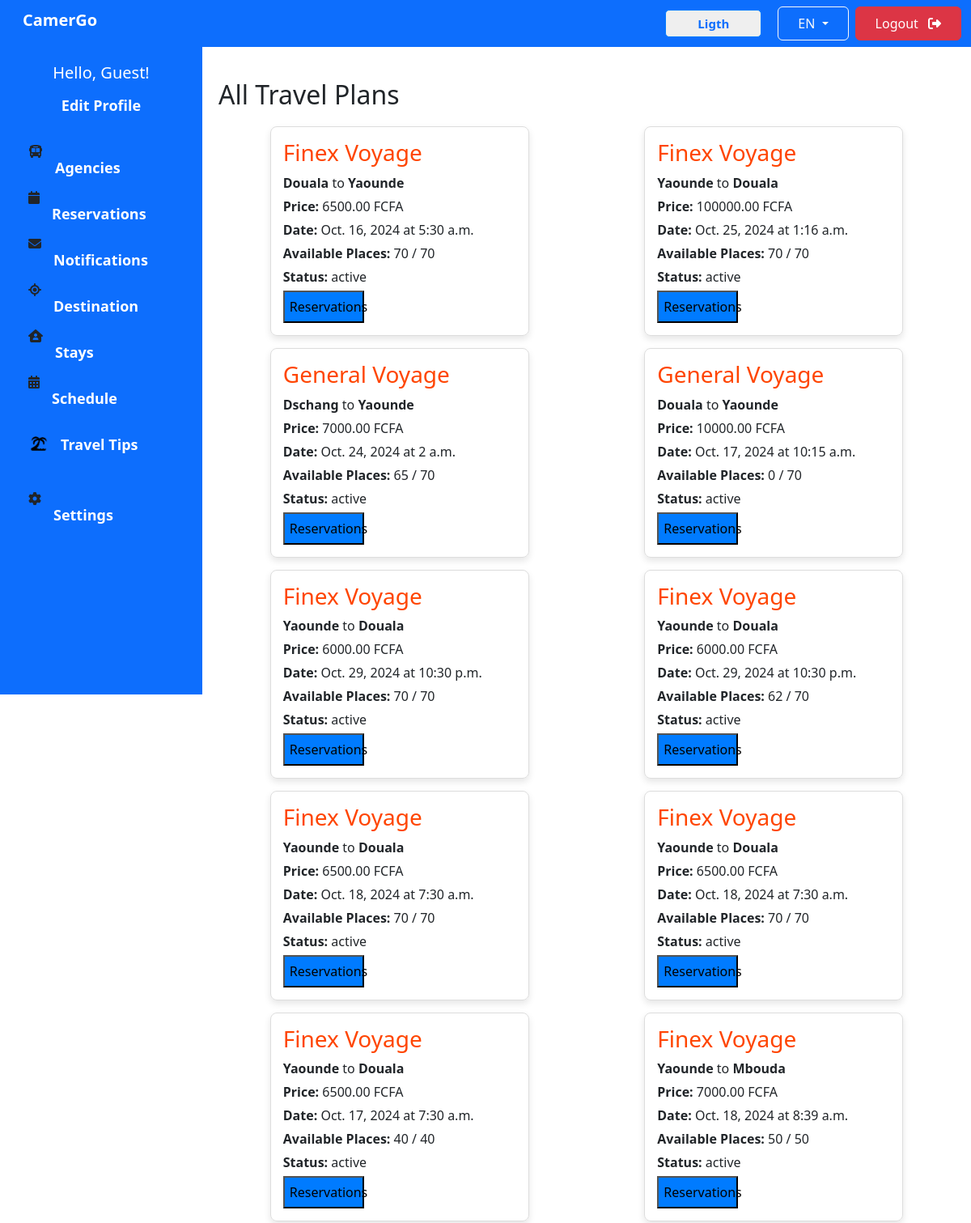
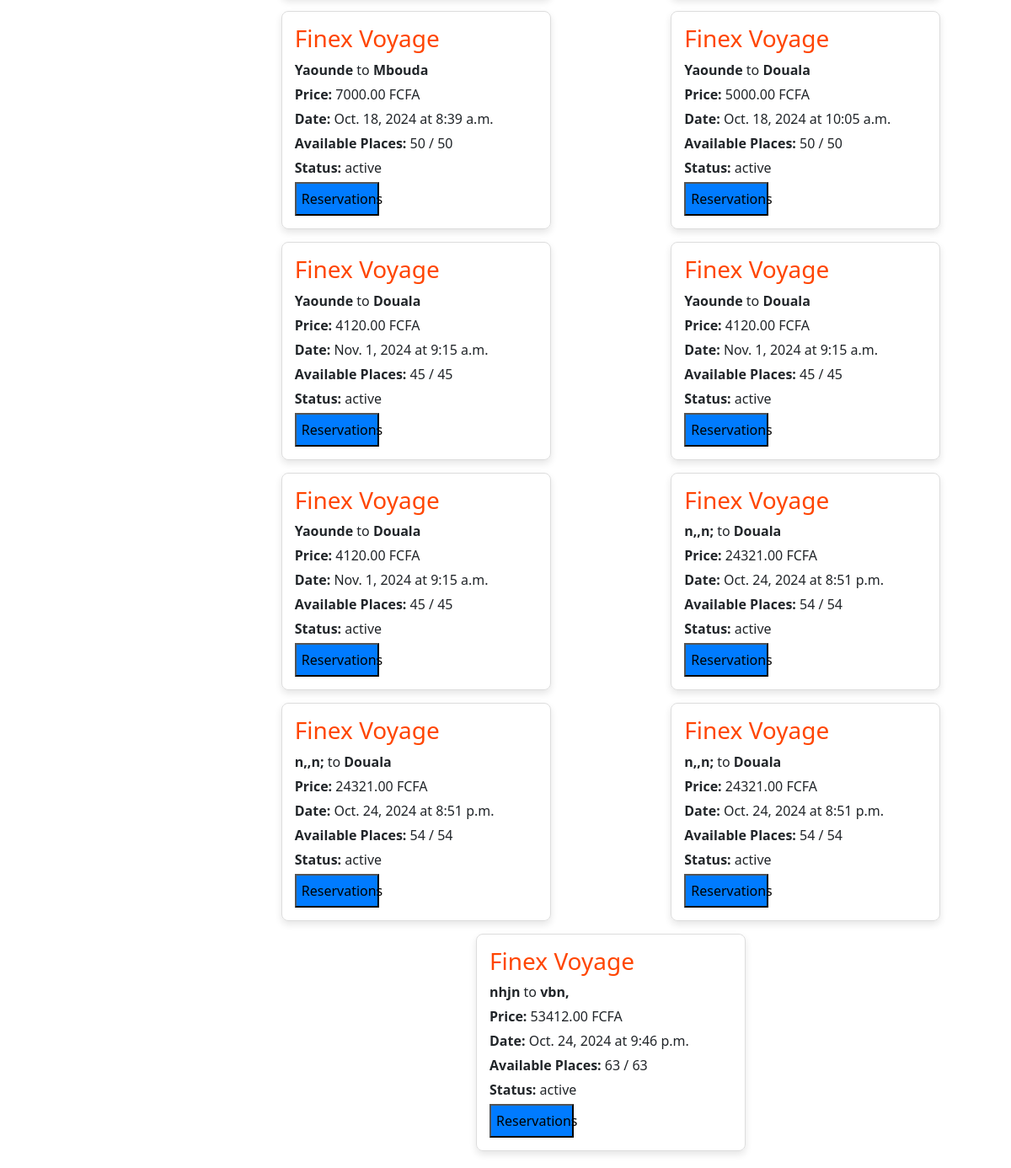
The page /travel-plan/ on the database its author committed (2 pictures, top to bottom).
### accounts/models.py (models this page shows, shortened)
class TravelPlan(models.Model):
    STATUS_CHOICES = [
        ('complete', 'Complete'),
        ('active', 'Active'),
    ]
    departure = models.CharField(max_length=100)
    time = models.TimeField()
    price = models.DecimalField(max_digits=10, decimal_places=2)
    type = models.CharField(max_length=255, default='simple')
    date = models.DateField()
    destination = models.CharField(max_length=100)
    number_of_places = models.PositiveIntegerField()
    number_of_available_places = models.PositiveIntegerField()
    status = models.CharField(max_length=10, choices=STATUS_CHOICES, default='active')
    agency = models.ForeignKey(Agency, on_delete=models.CASCADE)

class Agency(models.Model):
    name = models.CharField(max_length=255)
    image = models.ImageField(upload_to='image/agency/')
    description = models.TextField()
    agency_receptionist = models.ForeignKey(settings.AUTH_USER_MODEL, on_delete=models.SET_NULL,
        null=True, limit_choices_to={'roles': 'agency_receptionist'},related_name='managed_agencies'
    )

### accounts/views.py (the view)
# urls.py: path('travel-plan/', views.list_all_travel_plan, name='list_all_travel_plan'),
def list_all_travel_plan(request):
    travel_plans = TravelPlan.objects.all()
    return render(request, 'pages/UserDashboard/list_all_travel_plans.html', {'travel_plans': travel_plans})

### accounts/templates/pages/UserDashboard/list_all_travel_plans.html
{% extends "pages/UserDashboard/base.html" %}
{% load static %}
{% block content %}
<div class="content">
    <h2>All Travel Plans</h2>
    {% if travel_plans %}
    <div class="travel-plan-list">
        {% for plan in travel_plans %}
        <div class="travel-plan">
            <h3>{{ plan.agency.name }}</h3>
            <p><strong>{{ plan.departure }}</strong> to  <strong>{{ plan.destination }}</strong></p>
            <p><strong>Price:</strong> {{ plan.price }} FCFA</p>
            <p><strong>Date:</strong> {{ plan.date }} at {{ plan.time }}</p>
            <p><strong>Available Places:</strong> {{ plan.number_of_available_places }} / {{ plan.number_of_places }}</p>
            <p><strong>Status:</strong> {{ plan.status }}</p>
            <button><a href="#"></a>Reservations</button>
        </div>
        {% endfor %}
    </div>
    {% else %}
    <p>No travel plans available.</p>
    {% endif %}
</div>
{% endblock %}

### accounts/static/css/UserDashboard/destination.css (style rules this page uses)
body { font-family: "Space Grotesk", sans-serif; }
.content { margin-left: 250px; padding: 20px; }

### accounts/static/css/UserDashboard/agency.css (style rules this page uses)
body { font-family: "Space Grotesk", sans-serif; }
.content { margin-left: 250px; padding: 20px; }
.travel-plan-list { display: flex; flex-wrap: wrap; gap: 15px; justify-content: space-around; margin-top: 20px; }
.travel-plan { border: 1px solid #ddd; border-radius: 8px; padding: 15px; width: 320px; box-shadow: 0px 4px 8px rgba(0, 0, 0, 0.1); }
.travel-plan h3 { margin-top: 0; color: orangered; }
.travel-plan p { margin: 5px 0; }
.travel-plan button { background-color: #007BFF; height: 40px; width: 100px; }

### accounts/static/css/UserDashboard/stays.css (style rules this page uses)
body { font-family: Arial, sans-serif; }
.content { margin-left: 250px; padding: 20px; }
.content { margin-left: 250px; margin-top: 20px; padding: 20px; }

### rows shown on the page
TravelPlan: agency.name "Finex Voyage", departure "Douala", destination "Yaounde", price "6500.00", date "Oct. 16, 2024", time "5:30 a.m.", number_of_available_places "70", number_of_places "70", status "active"
TravelPlan: agency.name "Finex Voyage", departure "Yaounde", destination "Douala", price "100000.00", date "Oct. 25, 2024", time "1:16 a.m.", number_of_available_places "70", number_of_places "70", status "active"
TravelPlan: agency.name "General Voyage", departure "Dschang", destination "Yaounde", price "7000.00", date "Oct. 24, 2024", time "2 a.m.", number_of_available_places "65", number_of_places "70", status "active"
TravelPlan: agency.name "General Voyage", departure "Douala", destination "Yaounde", price "10000.00", date "Oct. 17, 2024", time "10:15 a.m.", number_of_available_places "0", number_of_places "70", status "active"
TravelPlan: agency.name "Finex Voyage", departure "Yaounde", destination "Douala", price "6000.00", date "Oct. 29, 2024", time "10:30 p.m.", number_of_available_places "70", number_of_places "70", status "active"
TravelPlan: agency.name "Finex Voyage", departure "Yaounde", destination "Douala", price "6000.00", date "Oct. 29, 2024", time "10:30 p.m.", number_of_available_places "62", number_of_places "70", status "active"
TravelPlan: agency.name "Finex Voyage", departure "Yaounde", destination "Douala", price "6500.00", date "Oct. 18, 2024", time "7:30 a.m.", number_of_available_places "70", number_of_places "70", status "active"
TravelPlan: agency.name "Finex Voyage", departure "Yaounde", destination "Douala", price "6500.00", date "Oct. 18, 2024", time "7:30 a.m.", number_of_available_places "70", number_of_places "70", status "active"
TravelPlan: agency.name "Finex Voyage", departure "Yaounde", destination "Douala", price "6500.00", date "Oct. 17, 2024", time "7:30 a.m.", number_of_available_places "40", number_of_places "40", status "active"
TravelPlan: agency.name "Finex Voyage", departure "Yaounde", destination "Mbouda", price "7000.00", date "Oct. 18, 2024", time "8:39 a.m.", number_of_available_places "50", number_of_places "50", status "active"
TravelPlan: agency.name "Finex Voyage", departure "Yaounde", destination "Mbouda", price "7000.00", date "Oct. 18, 2024", time "8:39 a.m.", number_of_available_places "50", number_of_places "50", status "active"
TravelPlan: agency.name "Finex Voyage", departure "Yaounde", destination "Douala", price "5000.00", date "Oct. 18, 2024", time "10:05 a.m.", number_of_available_places "50", number_of_places "50", status "active"
TravelPlan: agency.name "Finex Voyage", departure "Yaounde", destination "Douala", price "4120.00", date "Nov. 1, 2024", time "9:15 a.m.", number_of_available_places "45", number_of_places "45", status "active"
TravelPlan: agency.name "Finex Voyage", departure "Yaounde", destination "Douala", price "4120.00", date "Nov. 1, 2024", time "9:15 a.m.", number_of_available_places "45", number_of_places "45", status "active"
TravelPlan: agency.name "Finex Voyage", departure "Yaounde", destination "Douala", price "4120.00", date "Nov. 1, 2024", time "9:15 a.m.", number_of_available_places "45", number_of_places "45", status "active"
TravelPlan: agency.name "Finex Voyage", departure "n,,n;", destination "Douala", price "24321.00", date "Oct. 24, 2024", time "8:51 p.m.", number_of_available_places "54", number_of_places "54", status "active"
TravelPlan: agency.name "Finex Voyage", departure "n,,n;", destination "Douala", price "24321.00", date "Oct. 24, 2024", time "8:51 p.m.", number_of_available_places "54", number_of_places "54", status "active"
TravelPlan: agency.name "Finex Voyage", departure "n,,n;", destination "Douala", price "24321.00", date "Oct. 24, 2024", time "8:51 p.m.", number_of_available_places "54", number_of_places "54", status "active"
TravelPlan: agency.name "Finex Voyage", departure "nhjn", destination "vbn,", price "53412.00", date "Oct. 24, 2024", time "9:46 p.m.", number_of_available_places "63", number_of_places "63", status "active"
